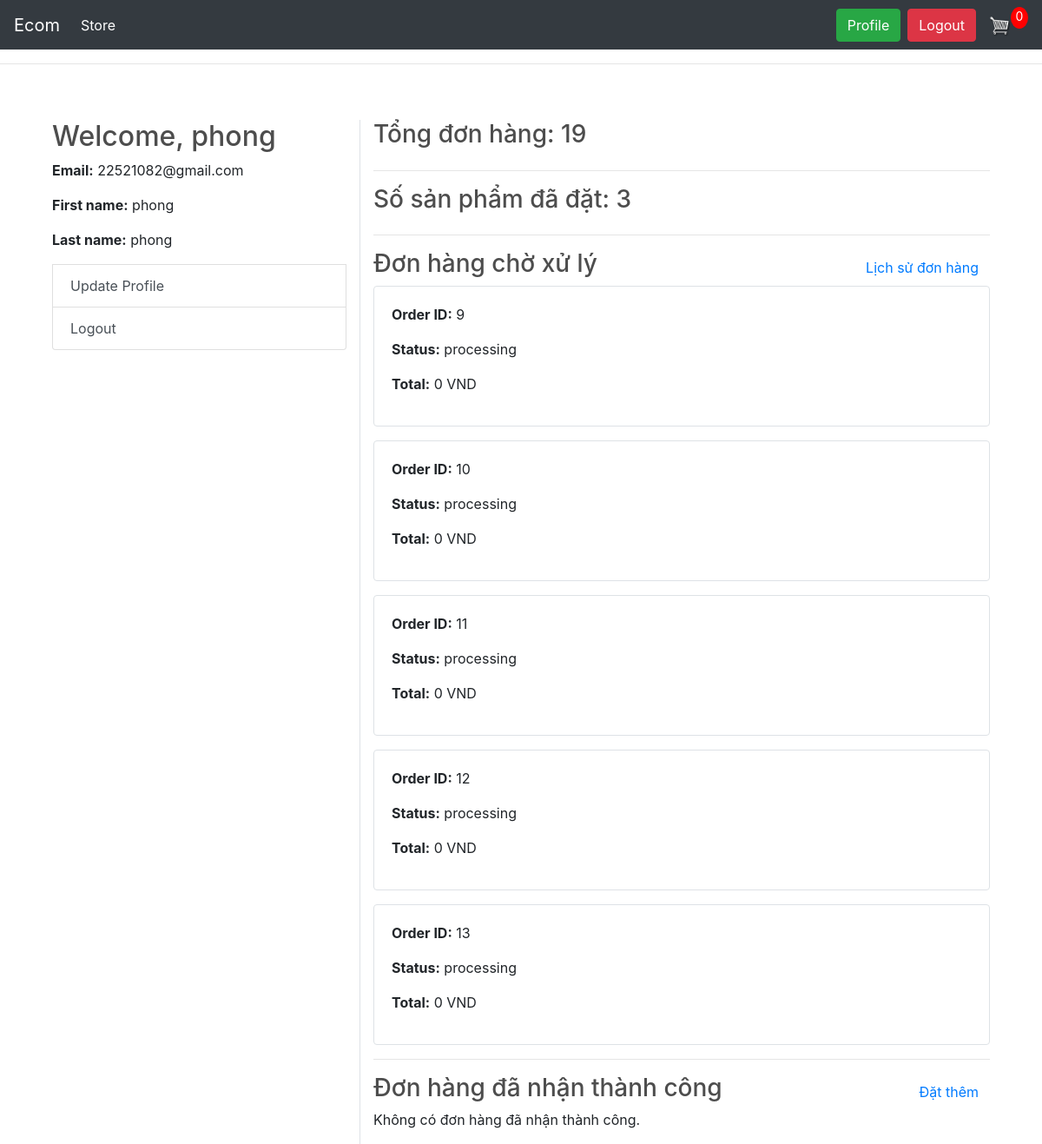
The page /users/profile/ (signed in) on the database its author committed.
### users/models.py (models this page shows, shortened)
class User(AbstractBaseUser):
    ROLE_CHOICES = (
        ('Admin', 'Admin'),
        ('User', 'User'),
        ('Guest', 'Guest'),
    )
    first_name      = models.CharField(max_length=50)
    last_name       = models.CharField(max_length=50)
    username        = models.CharField(max_length=50, unique=True)
    email           = models.EmailField(max_length=100, unique=True)
    role            = models.CharField(max_length=10, choices=ROLE_CHOICES, default='Guest')
    date_joined     = models.DateTimeField(auto_now_add=True)
    last_login      = models.DateTimeField(default=timezone.now)
    is_admin        = models.BooleanField(default=False)
    is_staff        = models.BooleanField(default=False)
    is_active       = models.BooleanField(default=True)
    is_superadmin   = models.BooleanField(default=False)
    USERNAME_FIELD = 'email'
    REQUIRED_FIELDS = ['username', 'first_name', 'last_name']
    objects = MyUserManager()
    def get_orders(self):
        return self.order_set.all()

### orders/models.py (models this page shows, shortened)
class Order(models.Model):
    STATUS_CHOICES = [
        ('in_progress', 'In Progress'),
        ('completed', 'Completed'),
    ]
    user = models.ForeignKey(settings.AUTH_USER_MODEL, on_delete=models.CASCADE)
    cart = models.OneToOneField('cart.Cart', on_delete=models.CASCADE)
    coupon = models.ForeignKey(Coupon, on_delete=models.SET_NULL, blank=True, null=True)
    status = models.CharField(max_length=20, choices=STATUS_CHOICES, default='in_progress')
    ordered_date = models.DateTimeField(default=timezone.now)
    def get_total(self):
        total = sum(item.total_price() for item in self.cart.items.all())
        if self.coupon:
            total -= self.coupon.amount
        return total

### cart/models.py (models this page shows, shortened)
class Cart(models.Model):
    cart_id = models.CharField(max_length=250, unique=True)
    user = models.ForeignKey(User, on_delete=models.CASCADE, null=True, blank=True)
    created_at = models.DateTimeField(auto_now_add=True)
    updated_at = models.DateTimeField(auto_now=True)
    @property
    def items(self):
        return self.cart_items.all()

### users/views.py (the view)
# urls.py: path('profile/', views.profile_view, name='profile'),
@login_required(login_url='login')
def profile_view(request):
    if request.role not in ['Admin', 'User']:
        return redirect('login')
    orders = request.user.get_orders()
    total_products_bought = sum(cart_item.quantity for order in orders for cart_item in order.cart.items.all())
    completed_orders = orders.filter(status='completed')[:5]
    pending_orders = orders.filter(status='processing')[:5]
    total_orders = orders.count()
    return render(request, 'profile.html', {
        'total_orders': total_orders,
        'total_products_bought': total_products_bought,
        'completed_orders': completed_orders,
        'pending_orders': pending_orders
    })

### templates/profile.html (shortened to what this page needs)
{% extends "base.html" %}
{% block content %}
    <div class="container-fluid mt-4">
        <div class="row">
            <div class="col-md-4 border-right">
                <h2>Welcome, {{ user.first_name }}</h2>
                <div class="list-group">
                    <p><strong>Email:</strong> {{ user.email }}</p>
                    <p><strong>First name:</strong> {{ user.first_name }}</p>
                    <p><strong>Last name:</strong> {{ user.last_name }}</p>
                    <a href="{% url 'profile_update' %}" class="list-group-item list-group-item-action">Update Profile</a>
                    <a href="{% url 'logout' %}" class="list-group-item list-group-item-action">Logout</a>
                </div>
            </div>
            <div class="col-md-8">
                <div class="d-flex justify-content-between align-items-center">
                    <h3>Tổng đơn hàng: {{ total_orders }}</h3>
                </div>
                <hr>
                <div class="d-flex justify-content-between align-items-center">
                    <h3>Số sản phẩm đã đặt: {{ total_products_bought }}</h3>
                </div>
                <hr>
                <div>
                    <div class="d-flex justify-content-between align-items-center">
                        <h3>Đơn hàng chờ xử lý</h3>
                        <a href="{% url 'order-history' %}" class="btn btn-link">Lịch sử đơn hàng</a>
                    </div>
                    {% for order in pending_orders %}
                        <div class="card mb-3 border">
                            <div class="card-body">
                                <p><strong>Order ID:</strong> {{ order.id }}</p>
                                <p><strong>Status:</strong> {{ order.status }}</p>
                                <p><strong>Total:</strong> {{ order.get_total }} VND</p>
                            </div>
                        </div>
                    {% empty %}
                        <p>Không có đơn hàng chờ xử lý.</p>
                    {% endfor %}
                </div>
                <hr>
                <div>
                    <div class="d-flex justify-content-between align-items-center">
                        <h3>Đơn hàng đã nhận thành công</h3>
                        <a href="{% url 'cart' %}" class="btn btn-link">Đặt thêm</a>
                    </div>
                    {% for order in completed_orders %}
                        <div class="card mb-3 border">
                            <div class="card-body">
                                <p><strong>Order ID:</strong> {{ order.id }}</p>
                                <p><strong>Status:</strong> {{ order.status }}</p>
                                <p><strong>Total:</strong> {{ order.get_total }} VND</p>
                            </div>
                        </div>
                    {% empty %}
                        <p>Không có đơn hàng đã nhận thành công.</p>
                    {% endfor %}
                </div>
            </div>
        </div>
    </div>
{% endblock %}

### static/css/main.css (style rules this page uses)
body { background-color: hsl(0, 0%, 98%); }
h1,h2,h3,h4,h5,h6 { color:hsl(0, 0%, 30%); }
.btn { border-radius: 0; }

### rows shown on the page
User: first_name "phong", email "22521082@gmail.com", last_name "phong"
Order: id "9", status "processing", get_total "0"
Order: id "10", status "processing", get_total "0"
Order: id "11", status "processing", get_total "0"
Order: id "12", status "processing", get_total "0"
Order: id "13", status "processing", get_total "0"

### other values the page prints
{{ total_orders }} "19"
{{ total_products_bought }} "3"
